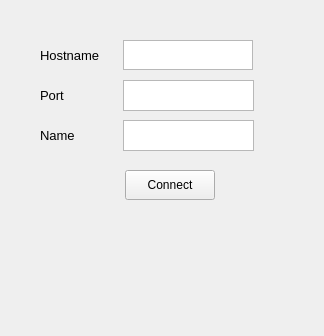
<?xml version="1.0" encoding="UTF-8"?>
<ui version="4.0">
 <class>Form</class>
 <widget class="QWidget" name="Form">
  <property name="geometry">
   <rect>
    <x>0</x>
    <y>0</y>
    <width>324</width>
    <height>336</height>
   </rect>
  </property>
  <property name="windowTitle">
   <string>Form</string>
  </property>
  <widget class="QPlainTextEdit" name="hostTextEdit">
   <property name="geometry">
    <rect>
     <x>123</x>
     <y>40</y>
     <width>130</width>
     <height>30</height>
    </rect>
   </property>
  </widget>
  <widget class="QPlainTextEdit" name="portTextEdit">
   <property name="geometry">
    <rect>
     <x>123</x>
     <y>80</y>
     <width>131</width>
     <height>31</height>
    </rect>
   </property>
  </widget>
  <widget class="QPlainTextEdit" name="nameTextEdit">
   <property name="geometry">
    <rect>
     <x>123</x>
     <y>120</y>
     <width>131</width>
     <height>31</height>
    </rect>
   </property>
  </widget>
  <widget class="QLabel" name="label">
   <property name="geometry">
    <rect>
     <x>40</x>
     <y>40</y>
     <width>90</width>
     <height>30</height>
    </rect>
   </property>
   <property name="font">
    <font>
     <pointsize>10</pointsize>
    </font>
   </property>
   <property name="text">
    <string>Hostname</string>
   </property>
  </widget>
  <widget class="QLabel" name="label_2">
   <property name="geometry">
    <rect>
     <x>40</x>
     <y>80</y>
     <width>90</width>
     <height>30</height>
    </rect>
   </property>
   <property name="font">
    <font>
     <pointsize>10</pointsize>
    </font>
   </property>
   <property name="text">
    <string>Port</string>
   </property>
  </widget>
  <widget class="QLabel" name="label_3">
   <property name="geometry">
    <rect>
     <x>40</x>
     <y>120</y>
     <width>90</width>
     <height>30</height>
    </rect>
   </property>
   <property name="font">
    <font>
     <pointsize>10</pointsize>
     <weight>50</weight>
     <bold>false</bold>
    </font>
   </property>
   <property name="text">
    <string>Name</string>
   </property>
  </widget>
  <widget class="QPushButton" name="pushButton">
   <property name="geometry">
    <rect>
     <x>125</x>
     <y>170</y>
     <width>90</width>
     <height>30</height>
    </rect>
   </property>
   <property name="text">
    <string>Connect</string>
   </property>
  </widget>
 </widget>
 <resources/>
 <connections/>
</ui>
